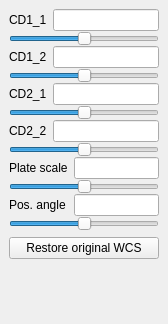
<?xml version="1.0" encoding="UTF-8"?>
<ui version="4.0">
 <class>IvWCSDockWidget</class>
 <widget class="QDockWidget" name="IvWCSDockWidget">
  <property name="geometry">
   <rect>
    <x>0</x>
    <y>0</y>
    <width>168</width>
    <height>324</height>
   </rect>
  </property>
  <property name="minimumSize">
   <size>
    <width>168</width>
    <height>0</height>
   </size>
  </property>
  <property name="maximumSize">
   <size>
    <width>168</width>
    <height>524287</height>
   </size>
  </property>
  <property name="windowTitle">
   <string>CD matrix</string>
  </property>
  <widget class="QWidget" name="dockWidgetContents">
   <layout class="QGridLayout" name="gridLayout_2">
    <item row="0" column="0">
     <layout class="QGridLayout" name="gridLayout">
      <property name="verticalSpacing">
       <number>0</number>
      </property>
      <item row="0" column="0">
       <widget class="QLabel" name="label">
        <property name="text">
         <string>CD1_1</string>
        </property>
       </widget>
      </item>
      <item row="0" column="1" colspan="2">
       <widget class="QLineEdit" name="cd11LineEdit"/>
      </item>
      <item row="1" column="0" colspan="3">
       <widget class="QSlider" name="cd11Slider">
        <property name="minimum">
         <number>-100</number>
        </property>
        <property name="maximum">
         <number>100</number>
        </property>
        <property name="orientation">
         <enum>Qt::Horizontal</enum>
        </property>
       </widget>
      </item>
      <item row="2" column="0">
       <widget class="QLabel" name="label_2">
        <property name="text">
         <string>CD1_2</string>
        </property>
       </widget>
      </item>
      <item row="2" column="1" colspan="2">
       <widget class="QLineEdit" name="cd12LineEdit"/>
      </item>
      <item row="3" column="0" colspan="3">
       <widget class="QSlider" name="cd12Slider">
        <property name="minimum">
         <number>-100</number>
        </property>
        <property name="maximum">
         <number>100</number>
        </property>
        <property name="orientation">
         <enum>Qt::Horizontal</enum>
        </property>
       </widget>
      </item>
      <item row="4" column="0">
       <widget class="QLabel" name="label_3">
        <property name="text">
         <string>CD2_1</string>
        </property>
       </widget>
      </item>
      <item row="4" column="1" colspan="2">
       <widget class="QLineEdit" name="cd21LineEdit"/>
      </item>
      <item row="5" column="0" colspan="3">
       <widget class="QSlider" name="cd21Slider">
        <property name="minimum">
         <number>-100</number>
        </property>
        <property name="maximum">
         <number>100</number>
        </property>
        <property name="orientation">
         <enum>Qt::Horizontal</enum>
        </property>
       </widget>
      </item>
      <item row="6" column="0">
       <widget class="QLabel" name="label_4">
        <property name="text">
         <string>CD2_2</string>
        </property>
       </widget>
      </item>
      <item row="6" column="1" colspan="2">
       <widget class="QLineEdit" name="cd22LineEdit"/>
      </item>
      <item row="7" column="0" colspan="3">
       <widget class="QSlider" name="cd22Slider">
        <property name="minimum">
         <number>-100</number>
        </property>
        <property name="maximum">
         <number>100</number>
        </property>
        <property name="orientation">
         <enum>Qt::Horizontal</enum>
        </property>
       </widget>
      </item>
      <item row="8" column="0" colspan="2">
       <widget class="QLabel" name="label_5">
        <property name="text">
         <string>Plate scale</string>
        </property>
       </widget>
      </item>
      <item row="8" column="2">
       <widget class="QLineEdit" name="plateScaleLineEdit">
        <property name="statusTip">
         <string>The plate scale in arcsec / pixel</string>
        </property>
       </widget>
      </item>
      <item row="9" column="0" colspan="3">
       <widget class="QSlider" name="plateScaleSlider">
        <property name="minimum">
         <number>-100</number>
        </property>
        <property name="maximum">
         <number>100</number>
        </property>
        <property name="orientation">
         <enum>Qt::Horizontal</enum>
        </property>
       </widget>
      </item>
      <item row="10" column="0" colspan="2">
       <widget class="QLabel" name="label_6">
        <property name="text">
         <string>Pos. angle</string>
        </property>
       </widget>
      </item>
      <item row="10" column="2">
       <widget class="QLineEdit" name="posAngleLineEdit">
        <property name="statusTip">
         <string>Position angle, counting North over East</string>
        </property>
       </widget>
      </item>
      <item row="11" column="0" colspan="3">
       <widget class="QSlider" name="posAngleSlider">
        <property name="minimum">
         <number>-100</number>
        </property>
        <property name="maximum">
         <number>100</number>
        </property>
        <property name="orientation">
         <enum>Qt::Horizontal</enum>
        </property>
       </widget>
      </item>
     </layout>
    </item>
    <item row="1" column="0">
     <widget class="QPushButton" name="resetPushButton">
      <property name="text">
       <string>Restore original WCS</string>
      </property>
     </widget>
    </item>
    <item row="2" column="0">
     <spacer name="verticalSpacer">
      <property name="orientation">
       <enum>Qt::Vertical</enum>
      </property>
      <property name="sizeType">
       <enum>QSizePolicy::Expanding</enum>
      </property>
      <property name="sizeHint" stdset="0">
       <size>
        <width>20</width>
        <height>0</height>
       </size>
      </property>
     </spacer>
    </item>
   </layout>
  </widget>
 </widget>
 <resources/>
 <connections/>
</ui>
